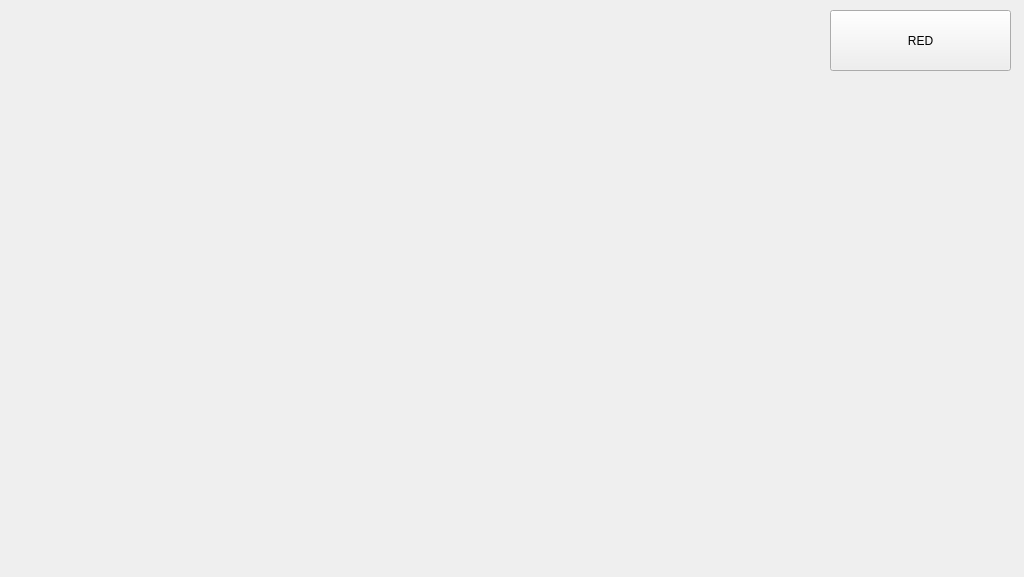
<?xml version="1.0" encoding="UTF-8"?>
<ui version="4.0">
 <class>MainWindow</class>
 <widget class="QMainWindow" name="MainWindow">
  <property name="geometry">
   <rect>
    <x>0</x>
    <y>0</y>
    <width>1024</width>
    <height>577</height>
   </rect>
  </property>
  <property name="windowTitle">
   <string>RCBigAutocontroller</string>
  </property>
  <widget class="QWidget" name="centralWidget">
   <widget class="QWidget" name="verticalLayoutWidget">
    <property name="geometry">
     <rect>
      <x>10</x>
      <y>10</y>
      <width>801</width>
      <height>561</height>
     </rect>
    </property>
    <layout class="QVBoxLayout" name="paintLayout"/>
   </widget>
   <widget class="QPushButton" name="pushButton">
    <property name="geometry">
     <rect>
      <x>830</x>
      <y>10</y>
      <width>181</width>
      <height>61</height>
     </rect>
    </property>
    <property name="text">
     <string>RED</string>
    </property>
   </widget>
  </widget>
 </widget>
 <layoutdefault spacing="6" margin="11"/>
 <resources/>
 <connections/>
</ui>
